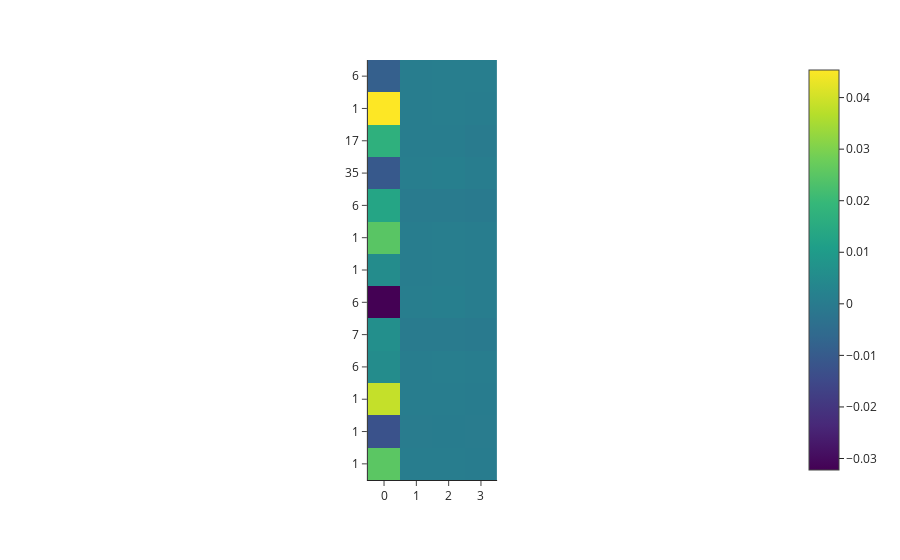

The notebook cell saved with this chart:
### Code cell
node_input_irrep = o3.Irreps("1x0e+1x1o")
node_attr_irrep = o3.Irreps("1x0e")
irreps_hidden = o3.Irreps("1x0e+1x1o")
irreps_out = o3.Irreps("1x0e+1x1o")
max_radius = 4
num_basis = 16
radial_layers = 1
radial_neurons = 8
num_neighbors = 4
typical_number_of_nodes = 12

network = ReactionModel(
    irreps_in=node_input_irrep,
    irreps_hidden=irreps_hidden,
    irreps_out=irreps_out,
    irreps_node_attr=node_attr_irrep,
    irreps_edge_attr=o3.Irreps(f"{num_basis}x0e"),
    radial_layers=radial_layers,
    max_radius=max_radius,
    num_basis=num_basis,
    radial_neurons=radial_neurons,
    num_neighbors=num_neighbors,
    typical_number_of_nodes=typical_number_of_nodes,
    reduce_output=False,
)

for idx, data in enumerate(train_loader):

    row, col = data.edge_index
    edge_vec = data.pos[row] - data.pos[col]

    norm_edge_vec = edge_vec.norm(dim=1)
    norm_edge_vec = norm_edge_vec.view(-1, 1)

    node_input = data.x
    node_attr = data.species_initial_state
    edge_src = data.edge_index[0]
    edge_dst = data.edge_index[1]
    edge_features = norm_edge_vec

    print(f"Shape of node_input: {node_input.shape}")
    print(f"Shape of node_attr: {node_attr.shape}")
    print(f"Shape of edge_src: {edge_src.shape}")
    print(f"Shape of edge_dst: {edge_dst.shape}")
    print(f"Shape of edge_features: {edge_features.shape}")

    output_network = network(data)

    output_to_plot = output_network.detach().numpy()
    # output_to_plot = network.output_network_initial_state.detach().numpy()
    # output_to_plot = network.output_network_final_state.detach().numpy()

    print(f"Shape of output_network: {output_network.shape}")
    fig = px.imshow(output_to_plot, template="simple_white")
    tickvals = node_attr.view(-1).detach().numpy().flatten()
    fig.update_yaxes(tickvals=np.arange(len(tickvals)), ticktext=tickvals)
    fig.show()

    break

### Figure 1 — Plotly figure (JSON) as saved in the notebook; plotly's stock layout.template omitted (floating-point values rounded to 4 significant figures)
{"data": [{"coloraxis": "coloraxis", "hovertemplate": "x: %{x}<br>y: %{y}<br>color: %{z}<extra></extra>", "name": "0", "type": "heatmap", "xaxis": "x", "yaxis": "y", "z": [[-0.008707, 0.0007236, 0.00105, 0.0008008], [0.04535, 0.0005909, 0.0007939, 0.0005359], [0.01718, 0.0004482, 0.0004831, 8.939e-05], [-0.01051, 0.0008667, 0.001123, 0.0005766], [0.01325, -1.681e-05, -0.0001666, -0.000378], [0.02486, 0.0006193, 0.0008025, 0.0004715], [0.0052, 0.0005395, 0.0007766, 0.0005991], [-0.03223, 0.0007882, 0.001095, 0.0007524], [0.006396, -2.417e-05, -0.0001421, -0.0002796], [0.005235, 0.0005412, 0.0008291, 0.0007032], [0.0385, 0.0005719, 0.0007426, 0.0004142], [-0.01239, 0.0002567, 0.0003107, 0.0001314], [0.02524, 0.0004351, 0.0005852, 0.0003494]]}], "layout": {"coloraxis": {"colorscale": [[0, "#440154"], [0.1111, "#482878"], [0.2222, "#3e4989"], [0.3333, "#31688e"], [0.4444, "#26828e"], [0.5556, "#1f9e89"], [0.6667, "#35b779"], [0.7778, "#6ece58"], [0.8889, "#b5de2b"], [1, "#fde725"]]}, "margin": {"t": 60}, "xaxis": {"anchor": "y", "constrain": "domain", "domain": [0, 1], "scaleanchor": "y"}, "yaxis": {"anchor": "x", "autorange": "reversed", "constrain": "domain", "domain": [0, 1], "ticktext": [6, 1, 17, 35, 6, 1, 1, 6, 7, 6, 1, 1, 1], "tickvals": [0, 1, 2, 3, 4, 5, 6, 7, 8, 9, 10, 11, 12]}}}
